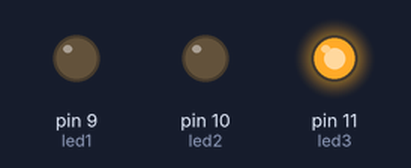
A sketch run on a simulated Arduino Uno, built with avr-gcc and run on an emulated ATmega328P. On the bench: output pins drawn as LEDs (lit = HIGH).

Above: at 0.15 s.
At 5.71 s:
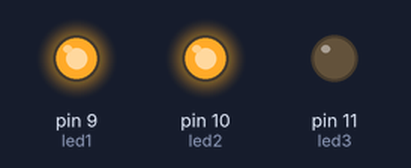
At 9.19 s:
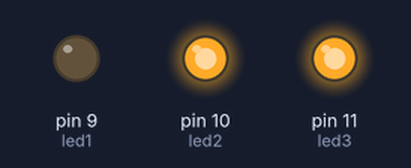
At 15.93 s:
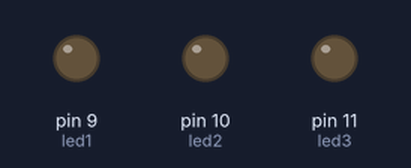
At 19.73 s:
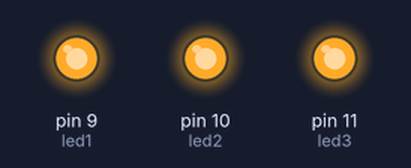
Timing chart, 0 to 19.8 s (numbered marks = the images above):
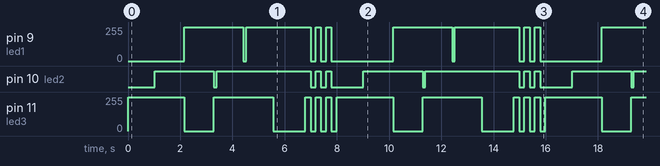

The sketch:

RGB.ino
```cpp
// (licence header left out)
int led1 = 9;
int led2 = 10;
int led3 = 11;
void setup()
{
  pinMode(led1,OUTPUT);
  pinMode(led2,OUTPUT);
  pinMode(led3,OUTPUT);
}
void setColor(int red,int green,int blue)
{
  analogWrite(led1,255-red);
  analogWrite(led2,255-green);
  analogWrite(led3,255-blue);
}
void loop()
{
  int i,j,k;
  for(i=0,j=255;i<256;i++)
  {
    setColor(i,j,0);
    delay(4);
    j--;
  }
  delay(100);           //green to res
  for(i=0,j=255;i<256;i++)
  {
    setColor(j,0,i);
    delay(4);
    j--;
  }
  delay(100);           //red to blue
  for(i=0,j=255;i<256;i++)
  {
    setColor(0,i,j);
    delay(4);
    j--;
  }
   delay(100);          //blue to green
for(i=0,j=255;i<256;i++)
  {
    setColor(i,0,j);
    delay(4);
    j--;
  }
  delay(100);
 for(i=0,j=255;i<256;i++)
  {
    setColor(0,j,i);
    delay(4);
    j--;
  }
  delay(100);
 for(i=0,j=255;i<256;i++)
  {
    setColor(j,0,i);
    delay(4);
    j--;
  }
  delay(100);
  for(k=0;k<3;k++)
  {
    analogWrite(led1,255);
    analogWrite(led2,255);
    analogWrite(led3,255);
    delay(200);
    analogWrite(led1,0);
    analogWrite(led2,0);
    analogWrite(led3,0);
     delay(200);
  }
}
```

Measured:
- by itself, pin 9 (led1): 0/255 → 255/255 at 2.2 s, → 0/255 2.3 s later, → 255/255 0.10 s later, → 0/255 2.5 s later, … (17 changes in this stretch)
- by itself, pin 10 (led2): repeats every 8.0 s: LOW 0.10 s, HIGH 3.6 s, 2 × (LOW 0.20 s, HIGH 0.20 s), LOW 1.2 s, HIGH 2.3 s
- by itself, pin 11 (led3): repeats every 8.0 s: 0/255 1.1 s, 255/255 2.3 s, 0/255 1.2 s, 3 × (255/255 0.20 s, 0/255 0.20 s), 255/255 2.2 s
